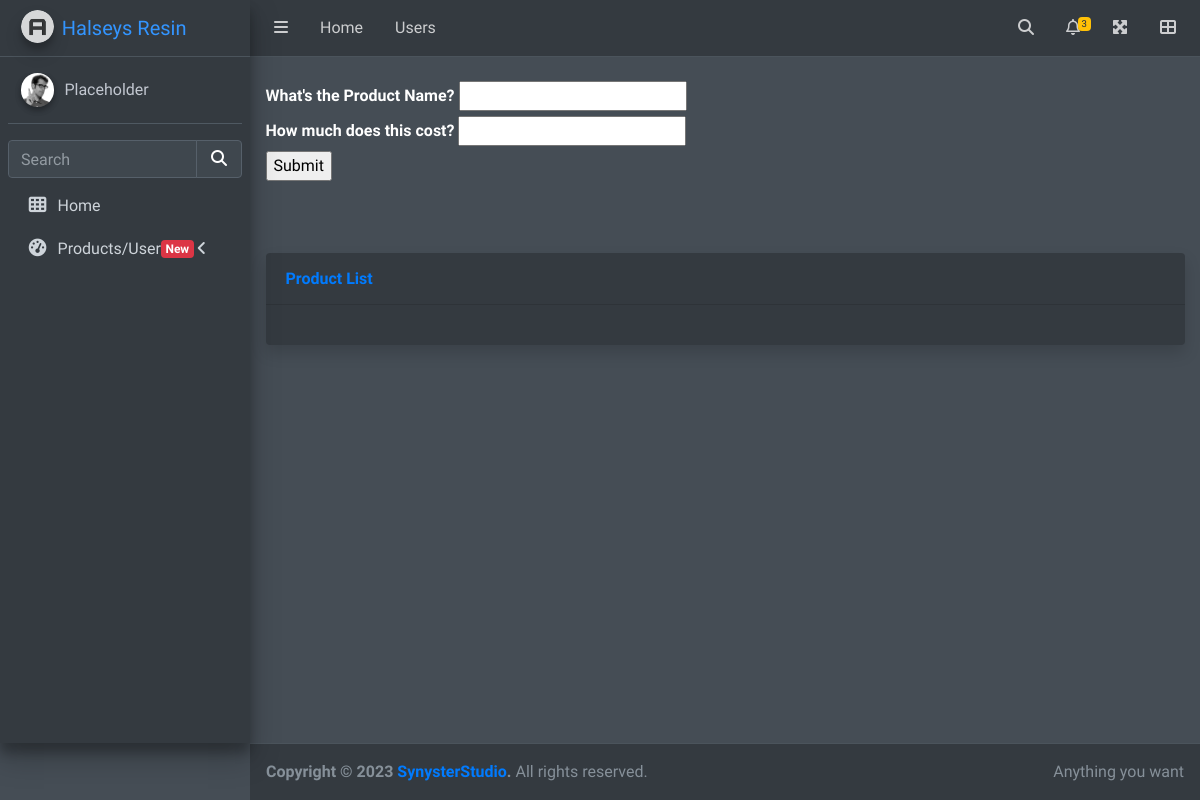
The app's page /products/add, older data.
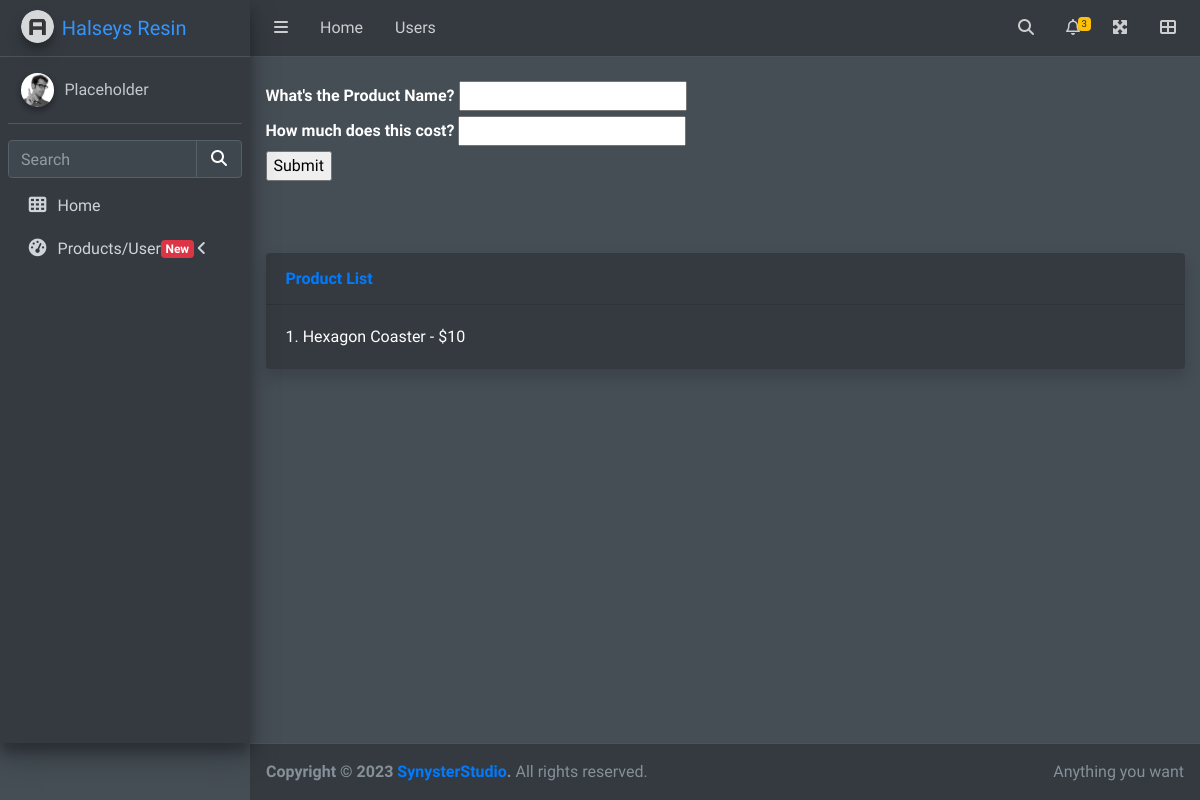
The same page, newer data.
### __init__.py (models this page shows, shortened)
class Products(db.Model):
    id = db.Column(db.Integer, primary_key=True)
    name = db.Column(db.String(20), nullable=False, unique=True)
    price = db.Column(db.String(10))
    date_added = db.Column(db.DateTime, default=datetime.utcnow)

### __init__.py (the view, shortened to what this page needs)
@app.route('/products/add', methods=['GET', 'POST'])
def AddProduct():
    name = None
    price = None
    form = ProductForm()
    our_products = Products.query.order_by(Products.date_added)
    return render_template("test/add_product.html", form = form, name=name,our_products=our_products, price=price)

### __init__.py
class ProductForm(FlaskForm):
    name = StringField("What's the Product Name?", validators=[DataRequired()])
    price = StringField("How much does this cost?", validators=[DataRequired()])
    submit = SubmitField("Submit")

### templates/test/add_product.html (shortened to what this page needs)
{% extends 'layout.html' %}
{% block content %}
<div class="">
    <br/>
    <form method="POST">
        {{ form.name.label }}
        {{ form.name }}
        <br/>
        {{ form.price.label }}
        {{ form.price }}
        <br/>
        {{ form.submit() }}
    </form>
    <br/><br/><br/>
    <div class="card shadow mb-4">
      <div class="card-header py-3">
          <h6 class="m-0 font-weight-bold text-primary">Product List</h6>
      </div>
      <div class="card-body">
      {% for our_product in our_products %}
          {{ our_product.id }}. {{ our_product.name }} - ${{ our_product.price }}<br/>
      {% endfor %}
      </div>
  </div>
</div>
    </div>
</div>
{% endblock content %}

Row changes from the older to the newer data that the page shows:
added Products: id "1", name "Hexagon Coaster", price "10"
